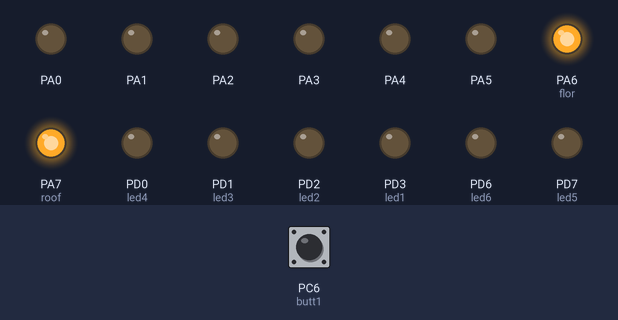
Recording of a program running on a simulated ATmega32, built with avr-gcc and emulated at 8 MHz. On the bench: output pins drawn as LEDs (lit = HIGH). The inputs (shaded band) are chosen by the test bench; at power-on: PC6 (butt1) HIGH.

Above: at 2.8 s.
2.9 s: PC6 (butt1) pulled LOW for 1.2 s
At 3.66 s:
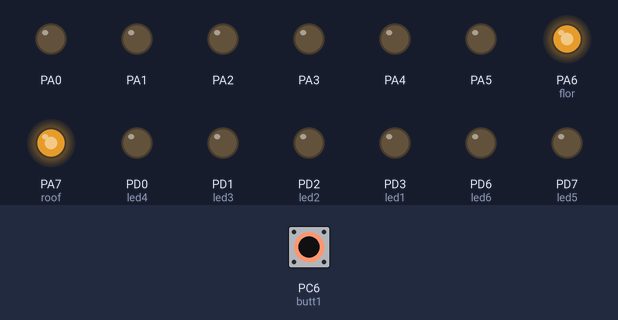
At 4.64 s:
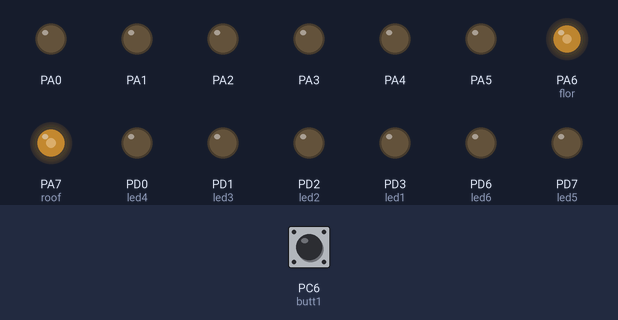
Timing chart, 0 to 25.9 s (numbered marks = the images above; inputs shaded):
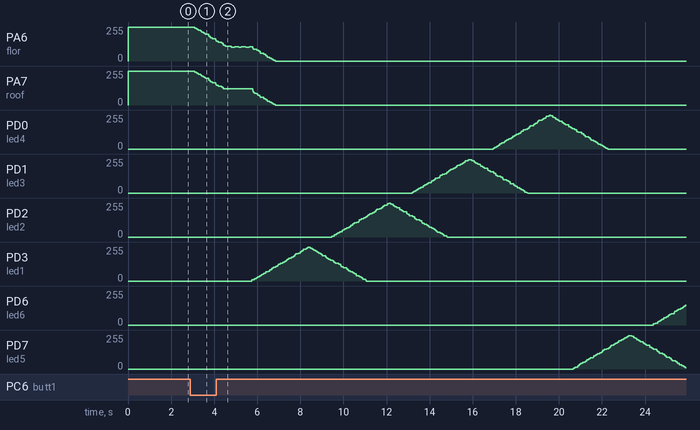

Measured:
- after the input at 2.9 s, PA7 (roof): moves from 255/255 to 0/255 over 3.7 s, starting after 0.20 s; PD0 (led4): rises from 0/255 to 254/255 in 2.6 s, then falls to 0/255 in 2.7 s

The program:

main.c
```c
/*
 * Brestskya_krepost.c
 *
 * Created: 1/31/2023 6:18:38 PM
 * Author : feodo
 */

/*--------------Includes-----------------*/
#include <avr/io.h>
#include <util/delay.h>
#include <avr/interrupt.h>
/*---------------------------------------*/

/*---------------Defines-----------------*/
#define F_CPU 8000000UL
#define DEL 5882 //Delay for 8 circular LEDs
/*----------------*/
#define LEDsA_ddr DDRA
#define LEDsD_ddr DDRD
#define BUTTs_ddr DDRC
/*----------------*/
#define LEDsA PORTA
#define LEDsD PORTD
#define BUTTs PORTC
/*----------------*/
#define butt1 PORTC6
#define butt2 PORTC7
#define butt1_read PINC6
#define butt2_read PINC7
/*----------------*/
#define led1  PORTD3
#define led2  PORTD2
#define led3  PORTD1
#define led4  PORTD0
#define led5  PORTD7
#define led6  PORTD6
#define led7  PORTD5
#define led8  PORTD4
#define roof  PORTA7
#define flor  PORTA6
/*---------------------------------------*/


/*--------------Variables----------------*/
/*PWM duty cycle in the program*/
uint8_t DCled1 = 255, DCled2 = 255, DCled3 = 255, \
		DCled4 = 255, DCled5 = 255, DCled6 = 255, \
		DCled7 = 255, DCled8 = 255, DCflor = 0,   \
		DCroof = 0;

/*PWM duty cycle buffers*/
uint8_t DCled1_b, DCled2_b, DCled3_b, DCled4_b, \
		DCled5_b, DCled6_b, DCled7_b, DCled8_b, \
		DCflor_b, DCroof_b;
uint8_t count, n;      //interrupt handler call counter
uint8_t temp = 1;        //to change LEDs
/*---------------------------------------*/


/*--------------Functions----------------*/
/*------------function for setting the backlight duty cycle-------------*/
void dutyCycle() {
	while(1){
		if (temp == 1) {
			if (n < 255) {
				if(DCflor < 150) DCflor += 1; //smoothly extinguishes the floor by 60% and
				if(DCroof < 130) DCroof+=1;   // the ceiling by 70%
				n++;
				_delay_us(DEL);
			}
			else temp = 2; //go to the next LED
		}
		if (temp == 2) {
			if (DCled1 > 0) {
				DCled1 -= 1;
				if(DCflor < 255) DCflor += 1;
				if(DCroof < 170) DCroof += 2; if((DCroof >= 170) && (DCroof < 255)) DCroof += 1; _delay_us(DEL);
			}   //we extinguish the floor and ceiling smoothly by lighting the first lightode. ->
			//P.S. Two if for the ceiling are used to extinguish the ceiling and the floor at the same time
			else temp = 3;
		}
		if (temp == 3) {
			if (DCled1 < 255) {
				DCled1 += 1;
				if(DCled1 > 100) DCled2 -= 1;  //then gradual lighting and extinguishing of 8 LEDs in overlapping
				_delay_us(DEL);
			}
			else temp = 4;
		}
		if (temp == 4) {
			if (DCled2 > 0) {
				DCled2 -= 1;
				_delay_us(DEL);
			}
			else temp = 5;
		}
		if (temp == 5) {
			if (DCled2 < 255) {
				DCled2 += 1;
				if(DCled2 > 100) DCled3 -= 1;
				_delay_us(DEL);
			}
			else temp = 6;
		}
		if (temp == 6) {
			if (DCled3 >   0) {
				DCled3 -= 1;
				_delay_us(DEL);
			}
			else temp = 7;
		}
		if (temp == 7) {
			if (DCled3 < 255) {
				DCled3 += 1;
				if(DCled3 > 100) DCled4 -= 1;
				_delay_us(DEL);
			}
			else temp = 8;
		}
		if (temp == 8) {
			if (DCled4 > 0) {
				DCled4 -= 1;
				_delay_us(DEL);
			}
			else temp = 9;
		}
		if (temp==9) {
			if (DCled4 < 255) {
				DCled4 += 1;
				if(DCled4 > 100) DCled5 -= 1;
				_delay_us(DEL);
			}
			else temp = 10;
		}
		if (temp == 10) {
			if (DCled5 > 0) {
				DCled5 -= 1;
				_delay_us(DEL);
			}
			else temp = 11;
		}
		if (temp == 11) {
			if (DCled5 < 255) {
				DCled5 += 1;
				if(DCled5 > 100) DCled6 -= 1;
				_delay_us(DEL);
			}
			else temp = 12;
		}
		if (temp == 12) {
			if (DCled6 > 0) {
				DCled6 -= 1;
				_delay_us(DEL);
			}
			else temp = 13;
		}
		if (temp == 13) {
			if (DCled6 < 255) {
				DCled6 += 1;
				if(DCled6 > 100) DCled7 -= 1;
				_delay_us(DEL);
			}
			else temp = 14;
		}
		if (temp == 14) {
			if (DCled7 > 0) {
				DCled7 -= 1;
				_delay_us(DEL);
			}
			else temp = 15;
		}
		if (temp == 15) {
			if (DCled7 < 255) {
				DCled7 += 1;
				if(DCled7 > 100) DCled8 -=1;
				_delay_us(DEL);
			}
			else temp = 16;
		}
		if (temp == 16) {
			if (DCled8 >   0) {
				DCled8 -= 1;
				_delay_us(DEL);
			}
			else temp = 17;
		}
		if (temp == 17) {
			if (DCled8 < 255) {
				DCled8 += 1;
				if((DCroof > 130) && (DCled8 > 125)) DCroof -=1; //smoothly light the ceiling at 70%
				_delay_us(DEL);
			}
			else temp = 18;
		}
		if (temp == 18) {
			if (DCflor > 0) {
				DCflor -= 1;
				if(DCroof > 0) DCroof -= 1; //smoothly light the floor and ceiling at 100%
				_delay_us(DEL);
			}
			else {temp = 1; n = 0; return;} //return the parameters to the initial ones and finish the function
		}
	}
}
/*----------------------------------------------------------------------*/


/*------------------------initialize ports------------------------------*/
void initial_ports() {
	LEDsA_ddr = 0xFF;		//initialize port A
	LEDsA = 0x00;

	LEDsD_ddr = 0xFF;		//initialize port D
	LEDsA |= (1<<roof) | (1<<flor);	 //because the roof and floor are always lit by default

	BUTTs_ddr &= ~(1<<butt1);		//initialize port C on ->
	BUTTs_ddr &= ~(1<<butt2);		//the button

	BUTTs |= (1<<butt1);		//pull up buttons ->
	BUTTs |= (1<<butt2);		//to 5V
}
/*----------------------------------------------------------------------*/


/*--------------------overflow interrupt handler------------------------*/
ISR (TIMER0_OVF_vect) {
	count++;
	if (count == 0) {  //if the counter overflowed and took the value 0
		/*save the values of duty cycle to the buffer of all 8 LEDs, layout building, ceiling and floor*/
		DCled1_b = DCled1;
		DCled2_b = DCled2;
		DCled3_b = DCled3;
		DCled4_b = DCled4;
		DCled5_b = DCled5;
		DCled6_b = DCled6;
		DCled7_b = DCled7;
		DCled8_b = DCled8;
		DCroof_b = DCroof;
		DCflor_b = DCflor;

		LEDsA=0b00000000;      //set the pins of ports A
		LEDsD=0b00000000;      //and D to zeros
	}

	/*when the set cycle rate is reached, output a logic 1 to the pin*/
	if ((DCled1_b == count)  && (DCled1_b != 255))  { LEDsD |= (1<<led1);}
	if ((DCled2_b == count)  && (DCled2_b != 255))  { LEDsD |= (1<<led2);}
	if ((DCled3_b == count)  && (DCled3_b != 255))  { LEDsD |= (1<<led3);}
	if ((DCled4_b == count)  && (DCled4_b != 255))  { LEDsD |= (1<<led4);}
	if ((DCled5_b == count)  && (DCled5_b != 255))  { LEDsD |= (1<<led5);}
	if ((DCled6_b == count)  && (DCled6_b != 255))  { LEDsD |= (1<<led6);}
	if ((DCled7_b == count)  && (DCled7_b != 255))  { LEDsD |= (1<<led7);}
	if ((DCled8_b == count)  && (DCled8_b != 255))  { LEDsD |= (1<<led8);}
	if ((DCroof_b == count)  && (DCroof_b != 255))  { LEDsA |= (1<<roof);}
	if ((DCflor_b == count)  && (DCflor_b != 255))  { LEDsA |= (1<<flor);}
}

/*------------------------------Main------------------------------------*/
int main(void) {
	initial_ports();		//initialize the ports

	TIMSK &= ~(1 << TOIE0);	//enable timer overflow interrupt
	TCCR0 |= (1 << CS00);	//timer setting, prescaler off
	sei();					//enable global interrupts

	while (1) {
		if (!(PINC & (1 << 6))) {   //?push the button for a logical zero
			TIMSK |= (1 << TOIE0);  //allow interruptions to overflow
			dutyCycle();	        //execute the cycle
			TIMSK &= ~(1 << TOIE0);	//prohibit overflow interrupts
		}
		_delay_ms(1000);            //protection contact bounce
	}
}
/*----------------------------------------------------------------------*/
```
